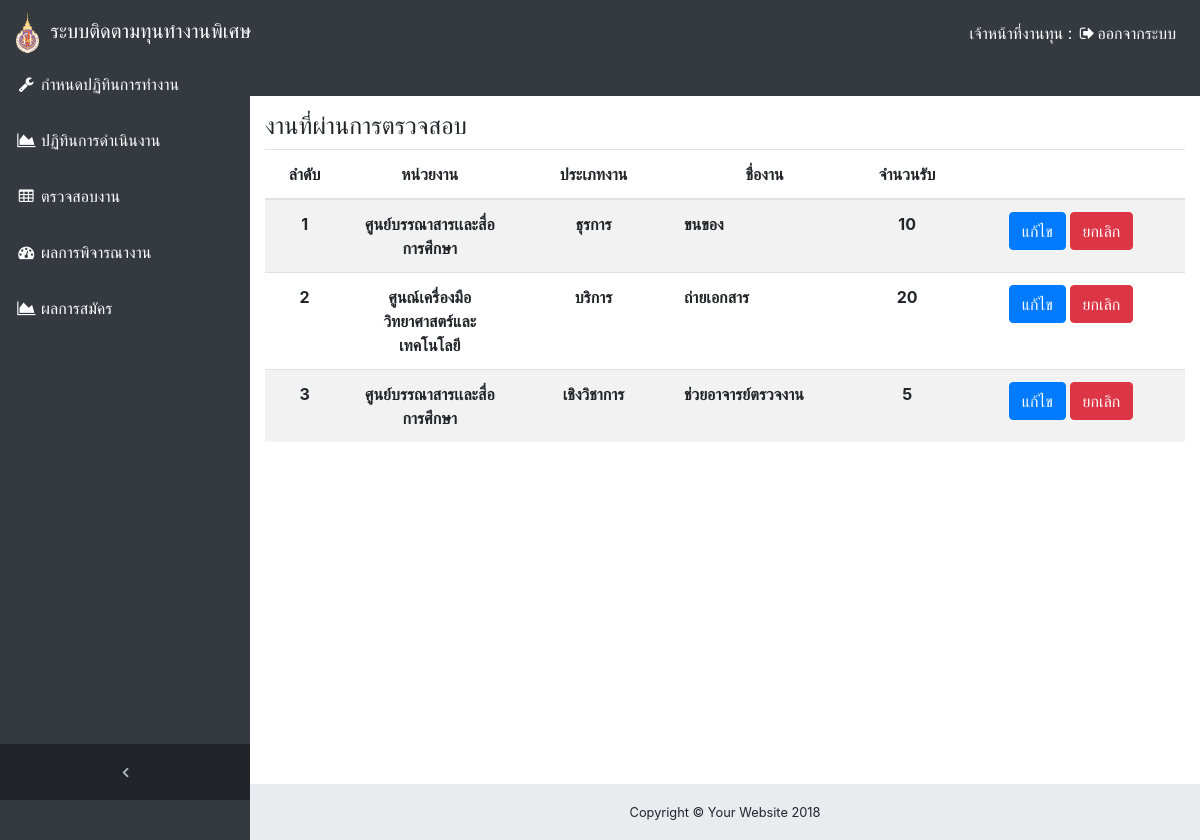
Page /index.php/home2/authorities_Declare_1 on the earlier database version.
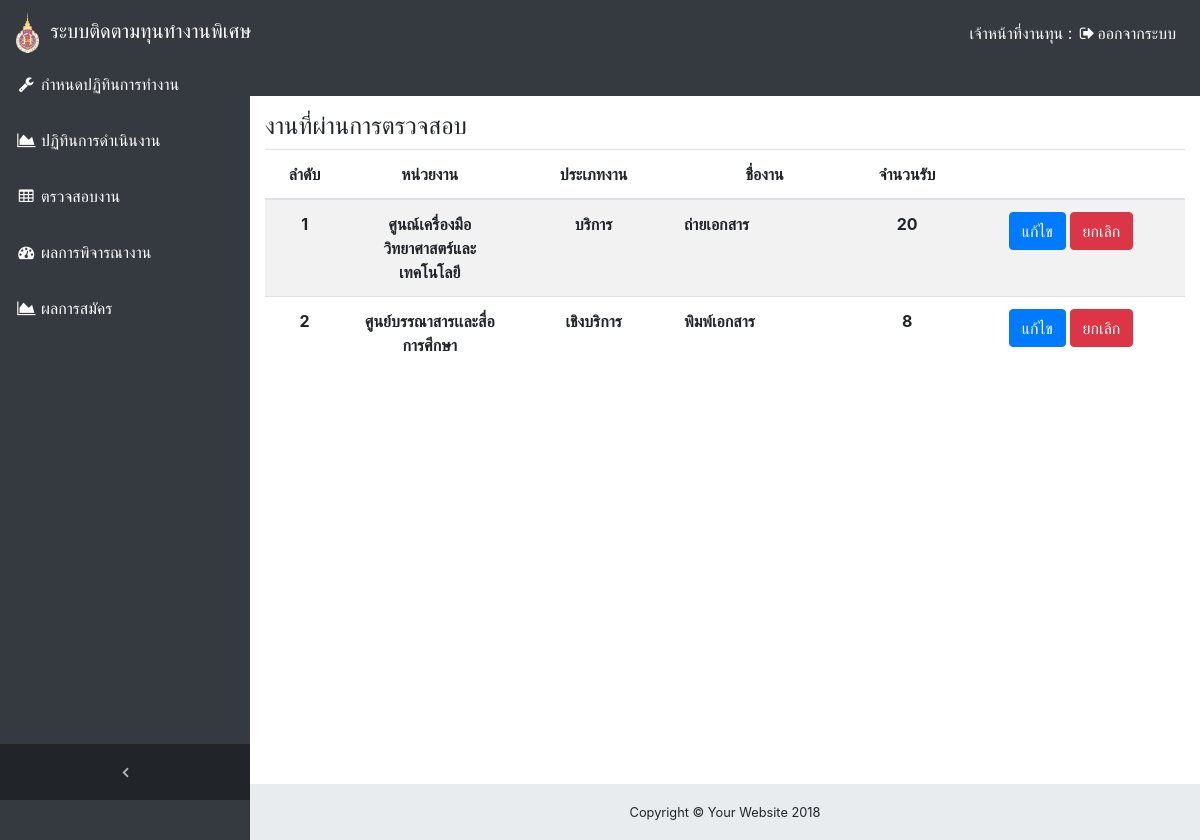
Same page on the later database version.
### tables this page shows
CREATE TABLE `job` (
  `Job_ID` int(8) NOT NULL COMMENT 'รหัสเลขที่งาน',
  `job_name_ss` varchar(30) DEFAULT NULL,
  `Job_Name` varchar(20) DEFAULT NULL COMMENT 'ชื่องาน',
  `Category` text COMMENT 'ประเภทงาน',
  `Job_description` text COMMENT 'ลักษณะงาน',
  `term` int(1) DEFAULT NULL COMMENT 'ภาคเรียน',
  `year` int(4) DEFAULT NULL COMMENT 'ปีการศึกษา',
  `Remaining` int(3) DEFAULT NULL COMMENT 'ตำแหน่งงานคงเหลือ',
  `STUDENTCODE` varchar(16) DEFAULT NULL COMMENT 'รหัสนักศึกษา',
  `Attribute_applicants` text COMMENT 'คุณสมบัติผู้สมัคร',
  `Frist_date` date DEFAULT NULL COMMENT 'วันที่ทำงานวันแรก',
  `Sex` varchar(1) DEFAULT NULL COMMENT 'เพศ',
  `Working_time` date DEFAULT NULL COMMENT 'เวลาการทำงาน(เริ่มต้น-สิ้นสุดงาน)',
  `Receiving_number` int(2) DEFAULT NULL COMMENT 'จำนวนที่รับ',
  `Job_history` text COMMENT 'ประวัติการเสนองาน',
  `Job_status` varchar(1) DEFAULT NULL COMMENT 'สถานะงาน(ผ่าน/ไม่ผ่าน/รอการตรวจสอบ)',
  `Department` varchar(100) DEFAULT NULL COMMENT 'หน่วยงาน',
  `Reason_job` text NOT NULL COMMENT 'เหตุผล',
  `Contact` int(11) DEFAULT NULL COMMENT 'ติดต่อ',
  `ss` varchar(20) DEFAULT NULL,
  `OFFICERID` int(8) DEFAULT NULL
);

### application/controllers/home2.php (called while the page is built, shortened)
<?php
class home2 extends CI_Controller {
	public function authorities_Declare_1(){
		$this->load->model('Show_model');
        $res = $this->Show_model->get_job();
        $data['job_res'] = $res;
		$this->load->view('Authorities_1/start');
		$this->load->view('Authorities_1/Navigation_N');
		$this->load->view('Authorities_1/Declare', $data);
		$this->load->view('Authorities_1/footer');
		$this->load->view('Authorities_1/End');
	}
}

### index.php (called while the page is built, shortened)
<?php
require_once BASEPATH.'core/CodeIgniter.php';

### application/models/Show_model.php (called while the page is built, shortened)
<?php
class Show_model extends CI_Model {
    public function get_job()
    {
        $query = $this->db->query('select * from job');
        return $query->result();
    }
}

### application/views/Authorities_1/Declare.php (the view, shortened to what this page needs)
<div class="content-wrapper">
    <div class="container-fluid">
      <h4>งานที่ผ่านการตรวจสอบ</h4>
<table class="table table-striped">
  <thead>
  <tr align="center">
    <th width="41">ลำดับ</th>
    <th width="120">หน่วยงาน</th>
    <th width="110">ประเภทงาน</th>
    <th width="130">ชื่องาน</th>
    <th width="70">จำนวนรับ</th>
    <th width="160">&nbsp;</th>
  </tr>
  </thead>
  <tbody>
    <?php $i=1;foreach ($job_res as $row) {
      if($row->Job_status == "1"){?>
  <tr align="center">
    <th><?php echo $i++; ?></th>
    <th><?php echo $row->Department; ?></th>
    <th><?php echo $row->Category; ?></th>
    <td align="left"><b><?php echo $row->Job_Name; ?></b></td>
    <th><?php echo $row->Receiving_number; ?></th>
    <th><button type="button" class="btn btn-primary">แก้ไข</button>
    	<button type="button" class="btn btn-danger">ยกเลิก</button></th>
  </tr>
<?php }} ?>
</tbody>
</table>
</div>
</div>

Differences in the rows shown:
removed job: Department "ศูนย์บรรณาสารเเละสื่อการศึกษา", Category "ธุรการ", Job_Name "ขนของ", Receiving_number "10"
removed job: Department "ศูนย์บรรณาสารเเละสื่อการศึกษา", Category "เชิงวิชาการ", Job_Name "ช่วยอาจารย์ตรวจงาน", Receiving_number "5"
added job: Department "ศูนย์บรรณาสารเเละสื่อการศึกษา", Category "เชิงบริการ", Job_Name "พิมพ์เอกสาร", Receiving_number "8"
